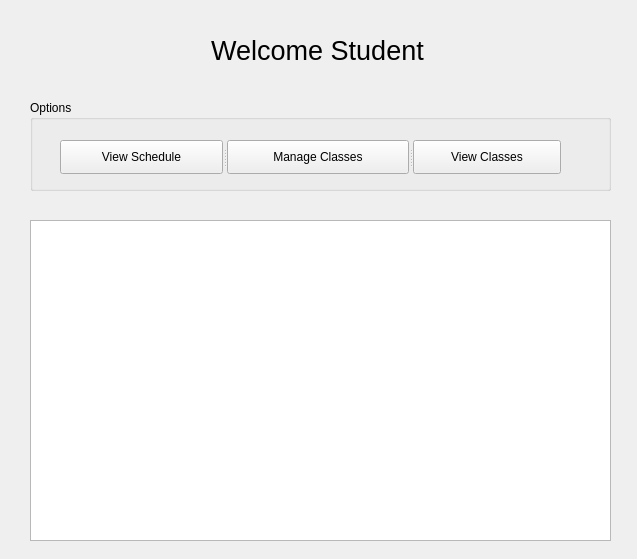
<?xml version="1.0" encoding="UTF-8"?>
<ui version="4.0">
 <class>studentView</class>
 <widget class="QWidget" name="studentView">
  <property name="geometry">
   <rect>
    <x>0</x>
    <y>0</y>
    <width>637</width>
    <height>559</height>
   </rect>
  </property>
  <property name="windowTitle">
   <string>studentView</string>
  </property>
  <widget class="QLabel" name="welcomeLabel">
   <property name="geometry">
    <rect>
     <x>27</x>
     <y>20</y>
     <width>581</width>
     <height>61</height>
    </rect>
   </property>
   <property name="font">
    <font>
     <pointsize>20</pointsize>
    </font>
   </property>
   <property name="text">
    <string>Welcome Student</string>
   </property>
   <property name="alignment">
    <set>Qt::AlignCenter</set>
   </property>
  </widget>
  <widget class="QGroupBox" name="optionsGroupBox">
   <property name="geometry">
    <rect>
     <x>30</x>
     <y>100</y>
     <width>581</width>
     <height>91</height>
    </rect>
   </property>
   <property name="title">
    <string>Options</string>
   </property>
   <widget class="QSplitter" name="splitter">
    <property name="geometry">
     <rect>
      <x>30</x>
      <y>40</y>
      <width>501</width>
      <height>34</height>
     </rect>
    </property>
    <property name="orientation">
     <enum>Qt::Horizontal</enum>
    </property>
    <widget class="QPushButton" name="viewScheduleButton">
     <property name="text">
      <string>View Schedule</string>
     </property>
    </widget>
    <widget class="QPushButton" name="manageClassesButton">
     <property name="text">
      <string>Manage Classes</string>
     </property>
    </widget>
    <widget class="QPushButton" name="viewClassesButton">
     <property name="text">
      <string>View Classes</string>
     </property>
    </widget>
   </widget>
  </widget>
  <widget class="QTableView" name="tableView">
   <property name="geometry">
    <rect>
     <x>30</x>
     <y>220</y>
     <width>581</width>
     <height>321</height>
    </rect>
   </property>
  </widget>
 </widget>
 <layoutdefault spacing="6" margin="11"/>
 <resources/>
 <connections/>
</ui>
